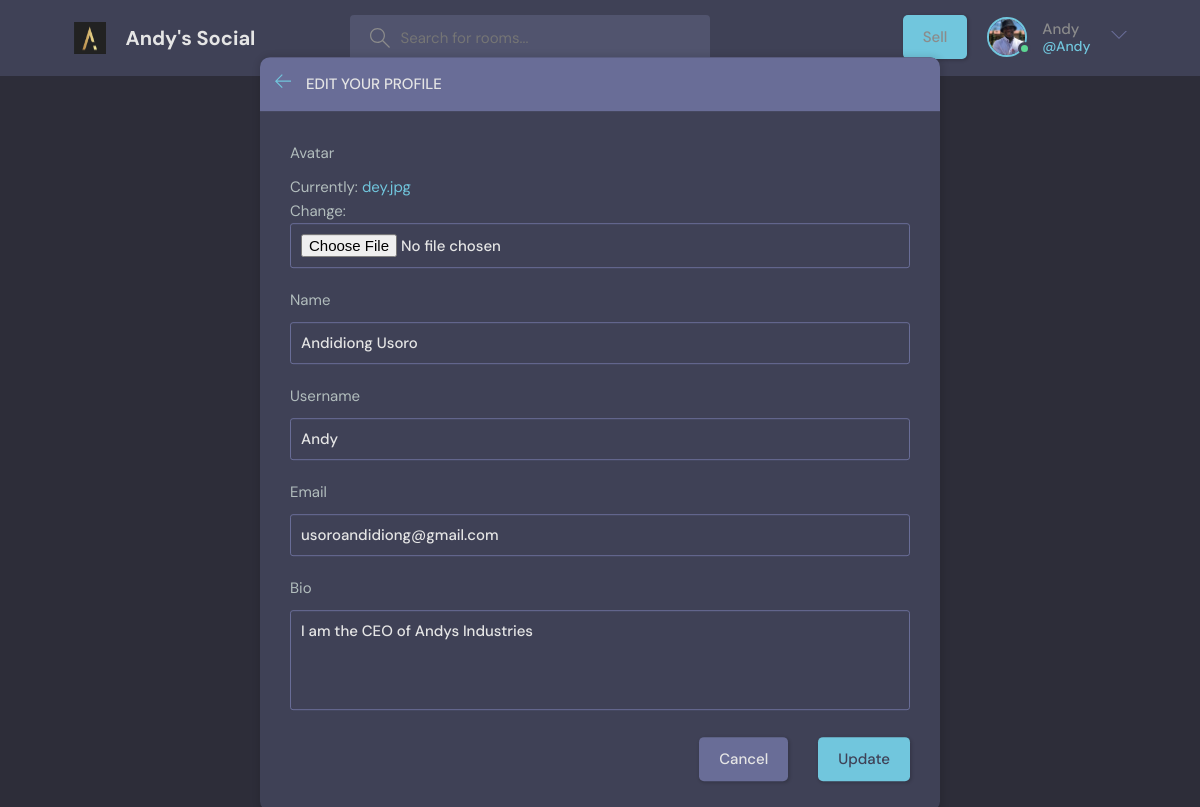
Page /update-user/ (signed in) on the committed database.
### projectApp/models.py (models this page shows, shortened)
class User(AbstractUser):
    name = models.CharField(max_length=200, null=True)
    email = models.EmailField(unique=True, null=True)
    bio = models.TextField(null=True)
    avatar = models.ImageField(null=True, default="avatar.svg")
    USERNAME_FIELD = 'email'
    REQUIRED_FIELDS = []

### projectApp/views.py (the view)
# urls.py: path('update-user/', updateUser, name="update-user"),
@login_required(login_url='login')
def updateUser(request):
    user = request.user
    form = UserForm(instance=user)
    if request.method == "POST":
        form = UserForm(request.POST, request.FILES, instance=user)
        if form.is_valid():
            form.save()
            return redirect('user-profile', pk=user.id)
    context = {'form': form}
    return render(request, 'projectApp/update-user.html', context)

### projectApp/forms.py
class UserForm(ModelForm):
    class Meta:
        model = User
        fields = ['avatar', 'name', 'username', 'email', 'bio']

### projectApp/context_processors.py (called while the page is built)
def menu_categories(request):
    categories = Category.objects.all()
    return {'menu_categories':categories}

def cart(request):
    return {'cart': Cart(request)}

### projectApp/templates/projectApp/update-user.html (shortened to what this page needs)
{% extends 'main.html' %}
{% block content %}
<main class="update-account layout">
    <div class="container">
        <div class="layout__box">
            <div class="layout__boxHeader">
                <div class="layout__boxTitle">
                    <a href="{% url 'home' %}">
                        <svg version="1.1" xmlns="http://www.w3.org/2000/svg" width="32" height="32"
                            viewBox="0 0 32 32">
                            <title>arrow-left</title>
                            <path
                                d="M13.723 2.286l-13.723 13.714 13.719 13.714 1.616-1.611-10.96-10.96h27.625v-2.286h-27.625l10.965-10.965-1.616-1.607z">
                            </path>
                        </svg>
                    </a>
                    <h3>Edit your profile</h3>
                </div>
            </div>
            <div class="layout__body">
                <form class="form" action="" method = "post" enctype="multipart/form-data">
                  {% for field in form %}
                    <div class="form__group">
                        <label for="profile_pic">{{field.label}}</label>
                        {{field}}
                    </div>
                    {% endfor %}
                    <div class="form__action">
                        <a class="btn btn--dark" href="index.html">Cancel</a>
                        <button class="btn btn--main" type="submit">Update</button>
                    </div>
                </form>
            </div>
        </div>
    </div>
</main>
{% endblock content %}

### templates/navbar.html (shortened to what this page needs)
{% load static %}
<header class="header header--loggedIn">
    <div class="container">
      <a href="{% url 'home' %}" class="header__logo">
        <img src="{% static 'images/favicon.png' %}" />
        <h1>Andy's Social</h1>
      </a>
      <form class="header__search" method = "GET" action = "{% url 'home' %}">
        <label>
          <input name = "q" placeholder="Search for rooms..." />
        </label>
      </form>
      <nav class="header__menu">
        {% if request.user.is_authenticated %}
        <div class="header__user">
          <a class="btn btn--main" href="{% url 'front-page' %}">Sell</a>
          <a href="{% url 'update-user' %}">
            <div class="avatar avatar--medium active">
              <img src="{{request.user.avatar.url}}" />
            </div>
            <p>{{request.user.username}} <span>@{{request.user.username}}</span></p>
          </a>
          <button class="dropdown-button">
            <svg version="1.1" xmlns="http://www.w3.org/2000/svg" width="32" height="32" viewBox="0 0 32 32">
              <title>chevron-down</title>
              <path d="M16 21l-13-13h-3l16 16 16-16h-3l-13 13z"></path>
            </svg>
          </button>
        </div>
            {% else %}
        <a href="{% url 'login' %}">
          <img src="{% static 'images/avatar.svg' %}" />
          <p>Login</p>
        </a>
        {%  endif %}
      </nav>
    </div>
  </header>

### rows in the picture
User: user.avatar (picture), user.username "Andy", form "Andidiong Usoro" "Andy" "usoroandidiong@gmail.com" "I am the CEO of Andys Industries"

### other values in the picture
{{ field.label }} "Avatar" "Name" "Username" "Email" "Bio"
